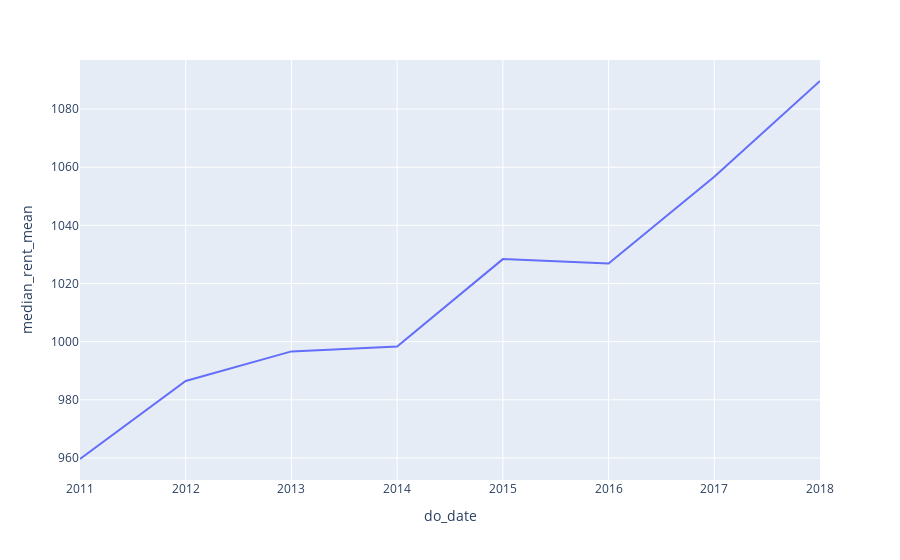

The notebook cell this image was saved under:
### Code cell
fig1 = px.line(data_cali_avg.sort_values(by=['do_date'], ascending=[True]), x='do_date', y='median_rent_mean')
fig1

### Figure 1 — Plotly figure (JSON) as saved in the notebook; plotly's stock layout.template omitted (floating-point values rounded to 4 significant figures)
{"data": [{"hovertemplate": "do_date=%{x}<br>median_rent_mean=%{y}<extra></extra>", "legendgroup": "", "line": {"color": "#636efa", "dash": "solid"}, "mode": "lines", "name": "", "orientation": "v", "showlegend": false, "type": "scatter", "x": ["2011", "2012", "2013", "2014", "2015", "2016", "2017", "2018"], "xaxis": "x", "y": [959.6, 986.5, 996.6, 998.4, 1028.0, 1027.0, 1057.0, 1090.0], "yaxis": "y"}], "layout": {"legend": {"tracegroupgap": 0}, "margin": {"t": 60}, "xaxis": {"anchor": "y", "domain": [0, 1], "title": {"text": "do_date"}}, "yaxis": {"anchor": "x", "domain": [0, 1], "title": {"text": "median_rent_mean"}}}}
